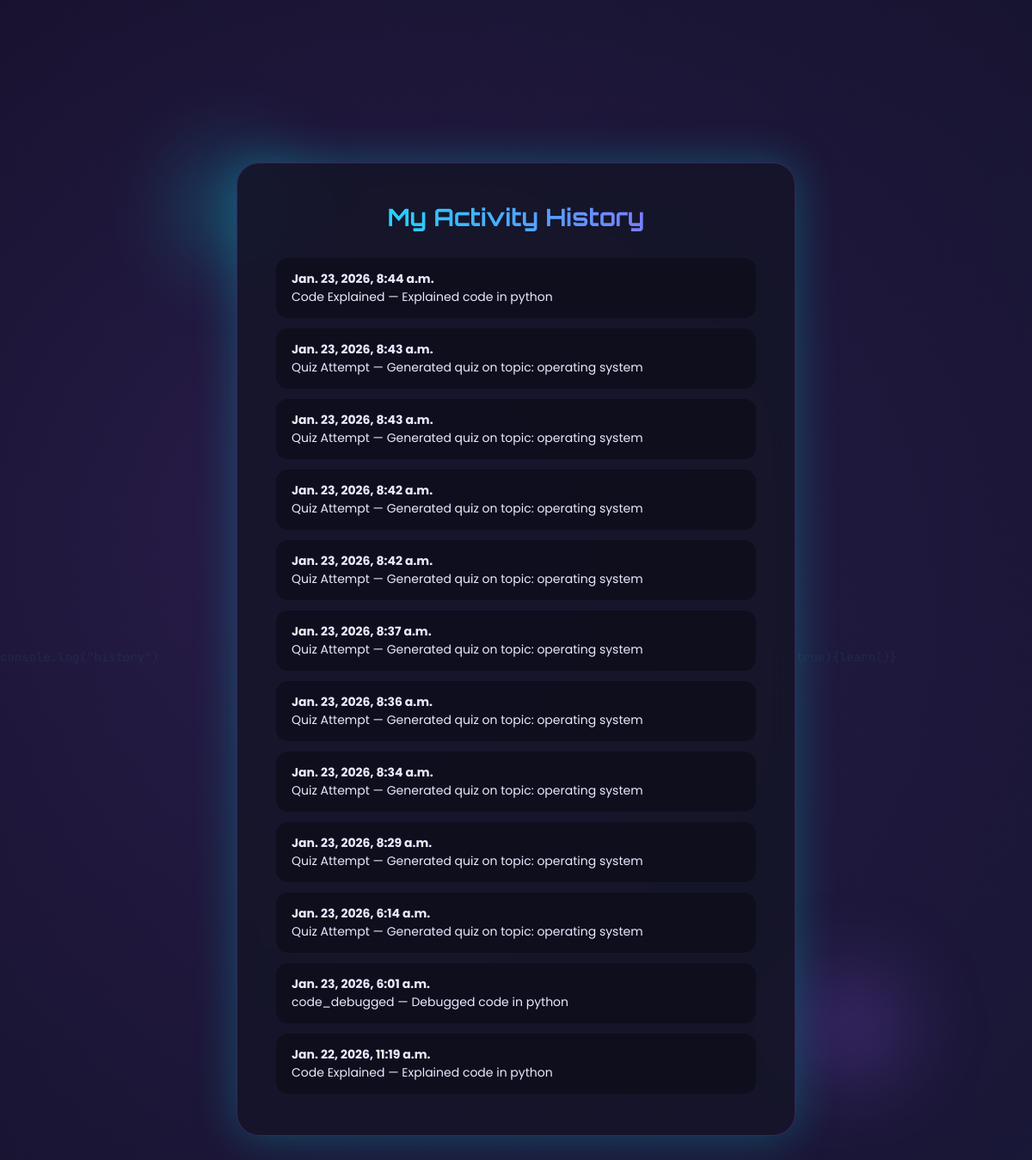
Screenshot of /activity/ (signed in) with the database file from the repository.
### activity/models.py (models this page shows, shortened)
class Activity(models.Model):
    ACTION_CHOICES = [
        ("code_explained", "Code Explained"),
        ("debug_request", "Debug Request"),
        ("quiz_attempt", "Quiz Attempt"),
    ]
    user = models.ForeignKey(
        settings.AUTH_USER_MODEL,
        on_delete=models.CASCADE
    )
    action = models.CharField(max_length=50, choices=ACTION_CHOICES)
    description = models.TextField(blank=True)
    timestamp = models.DateTimeField(auto_now_add=True)

### activity/views.py (the view)
# urls.py: path("", activity_history, name="activity_home"),
def activity_history(request):
    if request.user.is_authenticated:
        activities = Activity.objects.filter(user=request.user).order_by("-timestamp")
    else:
        activities = []
    return render(request, "activity/history.html", {"activities": activities})

### templates/activity/history.html (shortened to what this page needs)
<!DOCTYPE html>
<html lang="en">
<head>
</head>
<body>
<div class="orb" style="top:10%;left:15%"></div>
<div class="orb purple" style="bottom:15%;right:10%"></div>
<div class="code-bg">
    <span style="left:10%">console.log("history")</span>
    <span style="left:30%">if(user){track()}</span>
    <span style="left:55%">while(true){learn()}</span>
    <span style="left:75%">function log()</span>
</div>
<div class="activity-card">
    <h2>My Activity History</h2>
    <ul>
        {% for act in activities %}
            <li>
                <strong>{{ act.timestamp }}</strong><br>
                {{ act.get_action_display }} — {{ act.description }}
            </li>
        {% empty %}
            <li class="empty">No activity yet.</li>
        {% endfor %}
    </ul>
</div>
</body>
</html>

### templates/activity/history.html (style rules this page uses)
* { margin:0;padding:0;box-sizing:border-box; }
body { min-height:100vh; font-family:'Poppins',sans-serif; display:flex; justify-content:center; align-items:center; background: radial-gradient(circle at 15% 20%, rgba(155,92,255,.18), transparent 45%), radial-gradient(circle at 85% 80%, rgba(0,245,255,.18), transparent 45%), linear-gradient(120deg,#0b0b1a,#14142e,#0b0b1a); background-size:200% 200%; animation:bgFlow 20s ease infinite; color:#eaeaff; overflow:hidden; }
.orb { position:absolute; width:180px; height:180px; background:radial-gradient(circle, rgba(0,245,255,.35), transparent 70%); filter:blur(45px); animation:orbMove 22s infinite alternate ease-in-out; }
.orb.purple { background:radial-gradient(circle, rgba(155,92,255,.4), transparent 70%); animation-duration:28s; }
.code-bg span { position:absolute; font-family:'JetBrains Mono',monospace; color:rgba(0,245,255,.08); font-size:14px; animation:float 18s linear infinite; }
.activity-card { position:relative; width:650px; max-height:75vh; overflow-y:auto; padding:45px; background:rgba(21,21,40,.88); border-radius:26px; border:1px solid rgba(155,92,255,.25); box-shadow:0 0 50px rgba(0,245,255,.25); backdrop-filter:blur(12px); z-index:2; animation:cardPulse 6s ease-in-out infinite; }
h2 { text-align:center; font-family:'Orbitron',sans-serif; font-size:28px; background:linear-gradient(90deg,#00f5ff,#9b5cff); -webkit-background-clip:text; background-clip:text; -webkit-text-fill-color:transparent; margin-bottom:30px; }
ul { list-style:none; padding:0; margin:0; }
li { background:rgba(0,0,0,.3); border-radius:14px; padding:14px 18px; margin-bottom:12px; font-size:14px; color:#eaeaff; transition:0.3s ease, transform 0.2s ease; }

### rows the page displays
Activity: timestamp "Jan. 23, 2026, 8:44 a.m.", action "Code Explained", description "Explained code in python"
Activity: timestamp "Jan. 23, 2026, 8:43 a.m.", action "Quiz Attempt", description "Generated quiz on topic: operating system"
Activity: timestamp "Jan. 23, 2026, 8:43 a.m.", action "Quiz Attempt", description "Generated quiz on topic: operating system"
Activity: timestamp "Jan. 23, 2026, 8:42 a.m.", action "Quiz Attempt", description "Generated quiz on topic: operating system"
Activity: timestamp "Jan. 23, 2026, 8:42 a.m.", action "Quiz Attempt", description "Generated quiz on topic: operating system"
Activity: timestamp "Jan. 23, 2026, 8:37 a.m.", action "Quiz Attempt", description "Generated quiz on topic: operating system"
Activity: timestamp "Jan. 23, 2026, 8:36 a.m.", action "Quiz Attempt", description "Generated quiz on topic: operating system"
Activity: timestamp "Jan. 23, 2026, 8:34 a.m.", action "Quiz Attempt", description "Generated quiz on topic: operating system"
Activity: timestamp "Jan. 23, 2026, 8:29 a.m.", action "Quiz Attempt", description "Generated quiz on topic: operating system"
Activity: timestamp "Jan. 23, 2026, 6:14 a.m.", action "Quiz Attempt", description "Generated quiz on topic: operating system"
Activity: timestamp "Jan. 23, 2026, 6:01 a.m.", action "code_debugged", description "Debugged code in python"
Activity: timestamp "Jan. 22, 2026, 11:19 a.m.", action "Code Explained", description "Explained code in python"
